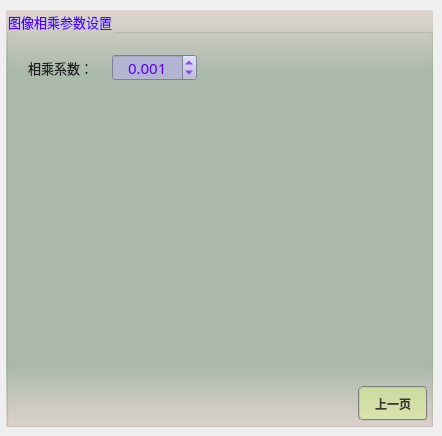
       <widget class="QWidget" name="page_24">
        <widget class="QGroupBox" name="groupParam_23">
         <property name="geometry">
          <rect>
           <x>6</x>
           <y>10</y>
           <width>427</width>
           <height>417</height>
          </rect>
         </property>
         <property name="font">
          <font>
           <family>微软雅黑</family>
           <pointsize>10</pointsize>
          </font>
         </property>
         <property name="styleSheet">
          <string notr="true">background-color: qlineargradient(x1:0, y1:0, x2:0, y2:1, stop:0 #dfd5cf, stop: 0.15 #acbbac, stop: 0.85 #acbbac,stop:1 #dfd5cf);
color: rgb(85, 0, 255);</string>
         </property>
         <property name="title">
          <string>图像相乘参数设置</string>
         </property>
         <widget class="QPushButton" name="btnMulBack">
          <property name="geometry">
           <rect>
            <x>352</x>
            <y>376</y>
            <width>70</width>
            <height>35</height>
           </rect>
          </property>
          <property name="minimumSize">
           <size>
            <width>70</width>
            <height>30</height>
           </size>
          </property>
          <property name="font">
           <font>
            <family>微软雅黑</family>
            <pointsize>9</pointsize>
            <weight>75</weight>
            <italic>false</italic>
            <bold>true</bold>
           </font>
          </property>
          <property name="styleSheet">
           <string notr="true">QWidget{ background-color: rgba(225, 255, 127,100);}
QWidget{ color: rgb(55, 55, 55);}
QWidget{ border: 2px groove gray;border-radius: 5px;padding: 2px 4px;}
QPushButton:hover{ background-color: rgba(225, 255, 127,150);}
QPushButton:pressed{background-color: rgba(225, 255, 127,255);}</string>
          </property>
          <property name="text">
           <string>上一页</string>
          </property>
         </widget>
         <widget class="QLabel" name="label_52">
          <property name="geometry">
           <rect>
            <x>22</x>
            <y>48</y>
            <width>83</width>
            <height>19</height>
           </rect>
          </property>
          <property name="font">
           <font>
            <family>微软雅黑</family>
            <pointsize>10</pointsize>
           </font>
          </property>
          <property name="styleSheet">
           <string notr="true">color: rgb(30, 30, 30);
background: transparent;</string>
          </property>
          <property name="text">
           <string>相乘系数：</string>
          </property>
         </widget>
         <widget class="QDoubleSpinBox" name="spinMulValue">
          <property name="geometry">
           <rect>
            <x>106</x>
            <y>44</y>
            <width>85</width>
            <height>27</height>
           </rect>
          </property>
          <property name="font">
           <font>
            <family>微软雅黑</family>
            <pointsize>11</pointsize>
           </font>
          </property>
          <property name="styleSheet">
           <string notr="true">QWidget{color: rgb(85, 0, 255);background-color: rgb(180, 180, 210);}
QDoubleSpinBox::up-button{
    border:transparent;
}
QDoubleSpinBox::down-button{
    border:transparent;
}
QDoubleSpinBox::up-arrow{
    image:url(:/resource/up.png);
}
QDoubleSpinBox::down-arrow{
    image:url(:/resource/down.png);
}</string>
          </property>
          <property name="alignment">
           <set>Qt::AlignCenter</set>
          </property>
          <property name="decimals">
           <number>3</number>
          </property>
          <property name="maximum">
           <double>21.000000000000000</double>
          </property>
          <property name="singleStep">
           <double>0.010000000000000</double>
          </property>
          <property name="value">
           <double>0.001000000000000</double>
          </property>
         </widget>
        </widget>
       </widget>
